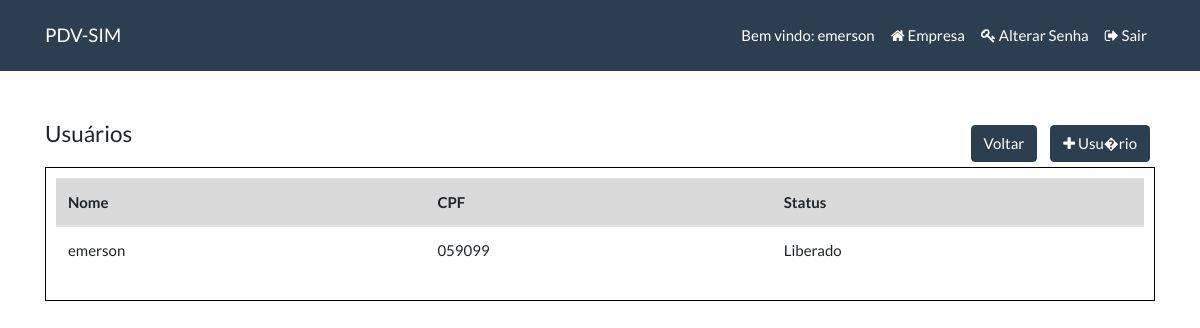
The page /usuarios.php (signed in) on the database its author committed.
### tables this page shows
CREATE TABLE IF NOT EXISTS `usuario` (
    `id` int(255) PRIMARY KEY NOT NULL AUTO_INCREMENT,
    `nome` varchar(100) NOT NULL,
    `sobrenome` varchar(100) NOT NULL,
    `matricula` varchar(30) NOT NULL,
    `id_unidade` int,
    `telefone` int(100) NOT NULL,
    `ramal` int(100) NOT NULL,
    `email` varchar(255) NOT NULL,
    `senha` varchar(255) NOT NULL,
    `situacao` int(2) NOT NULL,
    `caixa` int(2) NOT NULL,


    FOREIGN KEY (`id_unidade`) REFERENCES `unidade` (`id_u`)
  );

### usuarios.php (the view, shortened to what this page needs)
<?php include('topo.php');
$sql = mysqli_query($conexao,"SELECT * FROM usuario ORDER BY nome ASC") or die (mysql_error());
echo'
    <div class="container">
        <div class="row">
            <div class="col-lg-6">
                <h4>Usuários</h4>
            </div>
            <div class="col-lg-6" align="right">
                <a href="index.php" class="btn btn-primary" style="margin:5px">Voltar</a>
                <a href="#" onclick="adicionarUsuario()"class="btn btn-primary" style="margin:5px"><i class="fa fa-plus"></i> Usu�rio</a>
            </div>
        </div>
        <div class="page-header" id="banner" style="border: 1px solid black; padding: 10px;">
            <table class="table table-hover">
                <thead>
                    <tr class="table-active">
                        <th scope="col">Nome</th>
                        <th scope="col">CPF</th>
                        <th scope="col">Status</th>
                    </tr>
                </thead>
                <tbody>';
                while($dados = mysqli_fetch_array($sql)){echo'
                    <tr onclick="alterarUsuario('.$dados['id'].')">
                        <td>'.$dados['nome'].'</td>
                        <td>'.$dados['matricula'].'</td>
                        <td>';if($dados['situacao'] == 0){echo 'Liberado';}else{echo'Bloqueado';}echo'</td>
                    </tr>';}
                    echo'
                </tbody>
            </table>
        </div>
    </div>
<div class="modal" id="modal-addusuario" tabindex="-1">
    <div class="modal-dialog modal-sm" role="document">
        <div class="modal-content">
        <div class="modal-header">
            <h5 class="modal-title">Cadastrar usu�rio</h5>
            <button type="button" class="close" data-dismiss="modal" aria-label="Close">
            <span aria-hidden="true">X</span>
            </button>
        </div>
        <form action="" method="post" id="form-addusuario">
        <div class="modal-body">
            <div class="row">
                <label class="col-lg-12">Nome
                    <input type="text" class="form-control" name="nome" required/>
                </label>
                <label class="col-lg-12">CPF (login)
                    <input type="number" class="form-control" name="cpf" required/>
                </label>
                <label class="col-lg-12">Senha
                    <input type="password" class="form-control" name="senha" minlength="6" required/>
                </label>
                <label class="col-lg-12">Caixa N�
                    <input type="number" class="form-control" name="caixa"/>
                </label>
            </div>
        </div>
        <div class="modal-footer">
            <button type="button" class="btn btn-danger" data-dismiss="modal">Fechar</button>
            <button type="submit" class="btn btn-primary">Salvar</button>
        </div>
        </form>
        </div>
    </div>
</div>
';
include('rodape.php');?>

### rows shown on the page
usuario: nome "emerson", matricula "059099", situacao "Liberado"

### other values the page prints
$_SESSION['nomeuser'] "emerson"
